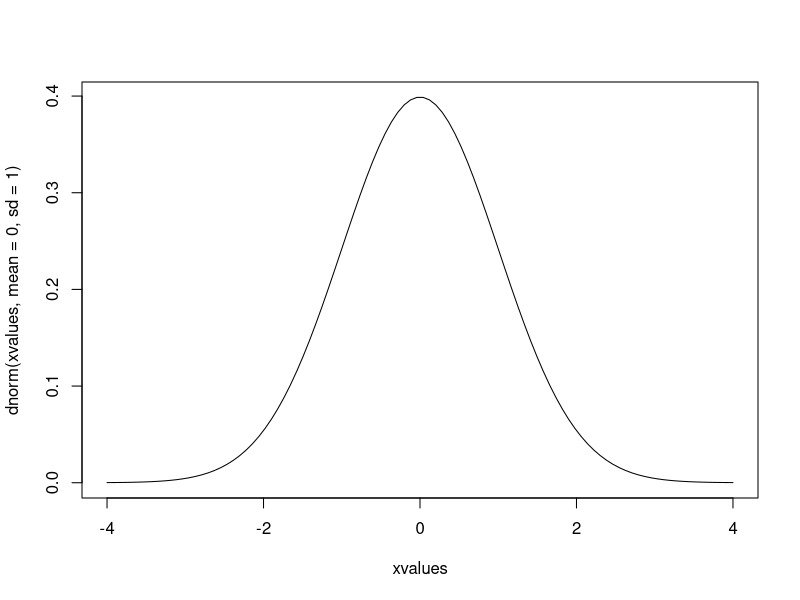
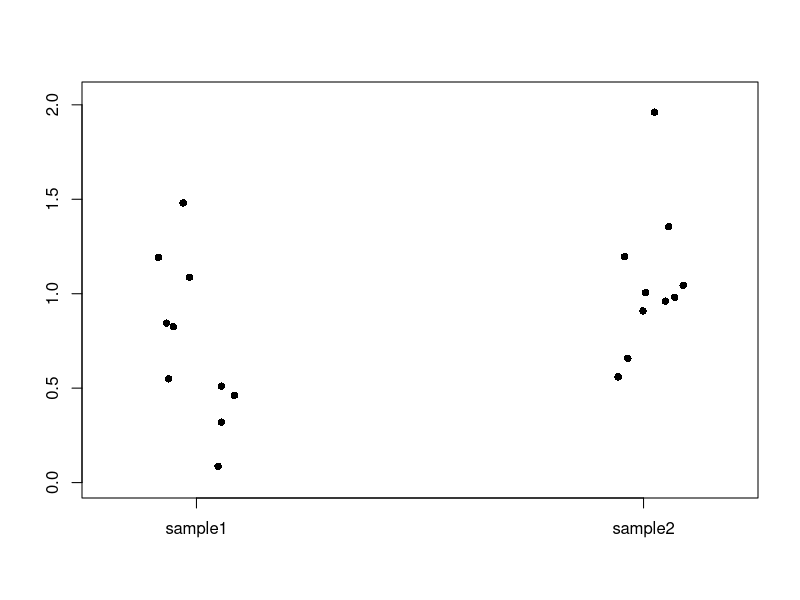
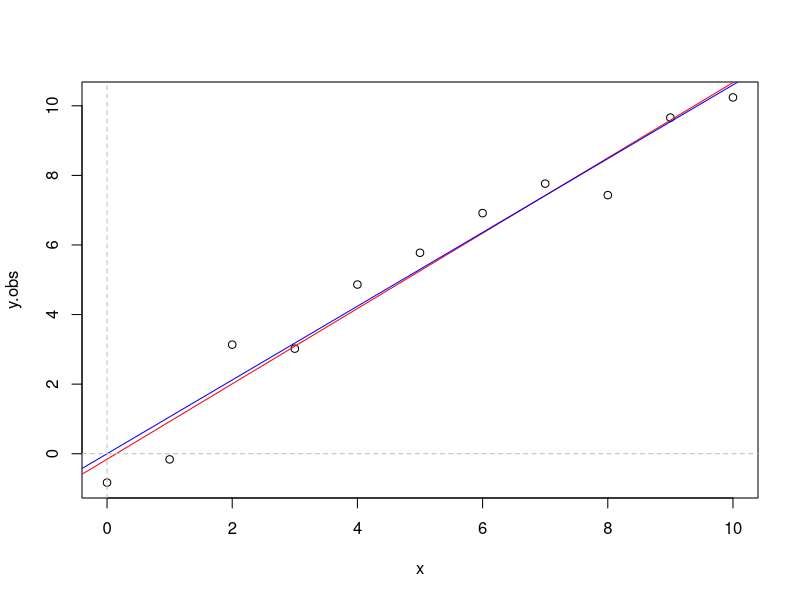
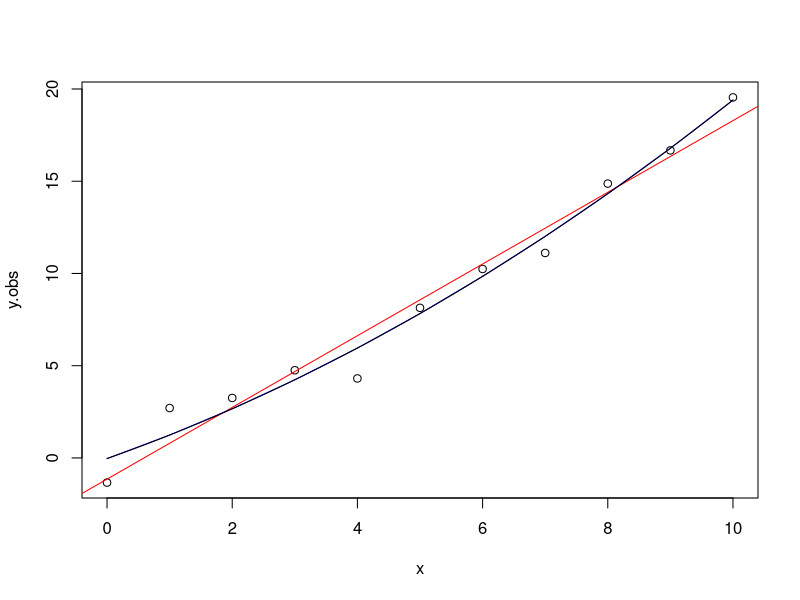

Reproduce these figures in R, in order.
## Probability distributions

## Prefix: d (probability density function)
xvalues=seq(-4,4, len=100)
plot(dnorm(xvalues, mean=0, sd=1) ~ xvalues, type="l")

## Prefix: p (cumulative probability distribution)
pnorm(c(-1.96, 0, 1.96), mean=0, sd=1)  ## e.g.  zero and 2 sigma levels = (0.025,0.5,0.975) 

## Prefix: q (quantiles, where argument 0<p<1)
qnorm( c(0, 0.5, 0.95), mean=0,sd=1)

## Prefix: r generate samples 
rnorm(5)  ##(default mean=0, sd=1)
runif(5,min=-1,max=1)


## Parametric and non parametric hypothesis tests:

# Simple example:
# Student's T-test
# Two samples from same distribution:
sample1=rnorm(10, mean=1, sd=0.5)
sample2=rnorm(10, mean=1, sd=0.5)

# standard plot
# Use ?points to see the "pch" numbers corresponding to different symbol shapes
stripchart(data.frame(sample1, sample2),
	method="jitter",
	vertical=TRUE,
	pch=16,
	ylim=c(0,1.04*max(sample1, sample2))
	)
tt=t.test(sample1, sample2)

# R returns an object with the results of the test, and prints a summary
is.list(tt)
# look at what tt contains
names(tt)
tt$p.value


######################################################
# Linear regression
######################################################

# make some data
x=0:10
slope=1
intercept=0.5
y.obs=intercept + slope*x+ rnorm(length(x), mean=0,sd=1)
plot(y.obs ~ x)

# linear regression requires a formula object as its first argument
# here we use a simple example -   y ~ x is shorthand for y=a + bx
fit=lm(y.obs ~ x)
model.matrix(fit)
fit.no.intercept =lm(y.obs ~ x-1) # or y.obs ~ 0 +x
model.matrix(fit.no.intercept)
abline(fit, col="red") # add fitted line to a plot
abline(fit.no.intercept, col="blue")
# add some reference lines - "abline" lets you draw straight lines
abline(v=0, col="grey", lty=2)
abline(h=0, col="grey", lty=2)

# Again, R packages the results
is.list(fit)
names(fit)

# "summary" is a generic function (like "plot") that operates differently on different objects
summary(fit)
summary(rnorm(100))

# get info - can use the first few characters of a component name that identify it uniquely 
fit$coef
coef(fit) # alternative - extractor function

# get the estimate of the intercept
coef(fit)[1]

# confidence intervals on parameter estimates - use "confint"
confint(fit)

# R is a bit odd about giving you extractor functions for p-values etc.
# you get them from the object "summary(fit)" rather than "fit" itself
summary(fit)$coef

# or use extractor function
coef(summary(fit)) 

# quality of fit - Residual sum of squares RSS. 
summary(fit)$r.squared

# RSS always increases when you add terms to a model - better assessment of quality of fit is
# adjusted RSS, which penalizes for extra parameters
summary(fit)$adj.r.squared

# nested models;
curvature.coef=0.1

y.obs=intercept + slope*x+ curvature.coef*x^2 +  rnorm(length(x), mean=0,sd=1)
fit1=lm(y.obs ~ x)

# to add an x^2 term the formula structure needs I(x^2) rather than x^2 
fit2=lm(y.obs ~ x + I(x^2))

# use "anova" - here it's essentially an F-test (var.test() in R)  to assess whether the decrease in RSS
# achieved by adding the x^2 coefficient is significant
anova(fit1,fit2)

# to see this in more detail
nParams1 = 2
nParams2 = 3
df1 = length(y.obs)-nParams1
df2 = length(y.obs)-nParams2
rss1 = sum( (y.obs-predict(fit1))^2 )
rss2 = sum( (y.obs-predict(fit2))^2 )
## no need here to divide numerator by (nParams2-nParams1)=1
fStatistic = (rss1-rss2)/(rss2/df2) 
## alternatively we can use accessor functions
fStatistic = (deviance(fit1)-deviance(fit2))/(deviance(fit2)/df.residual(fit2))
pValue = 1-pf(fStatistic,1,df2)

## We can see that this same P-value appears under the "Pr(>|t|)"
## column of the summary, usually used as the significance of the variable
## The "t-value" is simply sqrt(fStatistic) and uses a t-distribution with
## d.f. for the full model
print(summary(fit2))
tstat = sqrt(fStatistic)
print(summary(fit2)$coef[3,3])
print( 2*(1-pt(sqrt(fStatistic),df2)) )

## note that the P-value for "x" is for the full (quadratic model) without x,
## not for y.obs~x compared to y.obs~1 (intercept only)

## now we'll display both fits
plot(y.obs~x)
abline(fit1, col="red") # show straight line fit

# show quadratic fit
lines(fitted(fit2) ~ x, col="blue")

# looks blocky as we are connecting with straight lines
# use "predict" to add smooth curve with finer values of x
# new x.values

fine.x=seq(0,10,len=100)
# predict needs you to pass in dataframe with the new x values you want to plot with
fine.y=predict(fit2, newdata=data.frame(x=fine.x))
lines(y=fine.y, x=fine.x)

